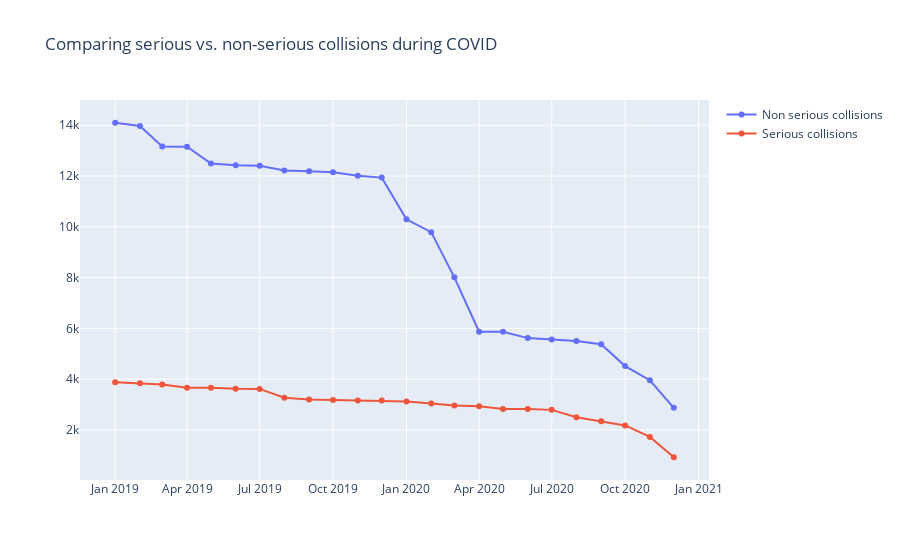

The cell this chart's notebook holds for it:
### Code cell
corona_count = go.Figure()

corona_nonserious_count = corona_nonserious['YEARMONTH'].value_counts().rename_axis("Yearmonth").reset_index(name="counts")
corona_serious_count = corona_serious['YEARMONTH'].value_counts().rename_axis("Yearmonth").reset_index(name="counts")

corona_count.add_trace(go.Scatter(x=pd.to_datetime(corona_nonserious_count['Yearmonth']).sort_values(),
                         y=corona_nonserious_count['counts'],
                         mode="lines+markers",
                         name="Non serious collisions"))
corona_count.add_trace(go.Scatter(x=pd.to_datetime(corona_serious_count['Yearmonth']).sort_values(),
                         y=corona_serious_count['counts'],
                         mode="lines+markers",
                         name="Serious collisions"))
corona_count.update_layout(title="Comparing serious vs. non-serious collisions during COVID")
corona_count.show()

### Figure 1 — Plotly figure (JSON) as saved in the notebook; plotly's stock layout.template omitted (floating-point values rounded to 4 significant figures)
{"data": [{"mode": "lines+markers", "name": "Non serious collisions", "type": "scatter", "x": ["2019-01-01T00:00:00", "2019-02-01T00:00:00", "2019-03-01T00:00:00", "2019-04-01T00:00:00", "2019-05-01T00:00:00", "2019-06-01T00:00:00", "2019-07-01T00:00:00", "2019-08-01T00:00:00", "2019-09-01T00:00:00", "2019-10-01T00:00:00", "2019-11-01T00:00:00", "2019-12-01T00:00:00", "2020-01-01T00:00:00", "2020-02-01T00:00:00", "2020-03-01T00:00:00", "2020-04-01T00:00:00", "2020-05-01T00:00:00", "2020-06-01T00:00:00", "2020-07-01T00:00:00", "2020-08-01T00:00:00", "2020-09-01T00:00:00", "2020-10-01T00:00:00", "2020-11-01T00:00:00", "2020-12-01T00:00:00"], "y": [14098, 13968, 13164, 13154, 12490, 12424, 12402, 12215, 12186, 12144, 12013, 11937, 10293, 9789, 8008, 5871, 5869, 5615, 5565, 5500, 5378, 4514, 3956, 2868]}, {"mode": "lines+markers", "name": "Serious collisions", "type": "scatter", "x": ["2019-01-01T00:00:00", "2019-02-01T00:00:00", "2019-03-01T00:00:00", "2019-04-01T00:00:00", "2019-05-01T00:00:00", "2019-06-01T00:00:00", "2019-07-01T00:00:00", "2019-08-01T00:00:00", "2019-09-01T00:00:00", "2019-10-01T00:00:00", "2019-11-01T00:00:00", "2019-12-01T00:00:00", "2020-01-01T00:00:00", "2020-02-01T00:00:00", "2020-03-01T00:00:00", "2020-04-01T00:00:00", "2020-05-01T00:00:00", "2020-06-01T00:00:00", "2020-07-01T00:00:00", "2020-08-01T00:00:00", "2020-09-01T00:00:00", "2020-10-01T00:00:00", "2020-11-01T00:00:00", "2020-12-01T00:00:00"], "y": [3875, 3839, 3789, 3663, 3658, 3621, 3615, 3266, 3198, 3181, 3160, 3156, 3114, 3039, 2958, 2933, 2824, 2823, 2789, 2501, 2337, 2175, 1724, 923]}], "layout": {"title": {"text": "Comparing serious vs. non-serious collisions during COVID"}}}
